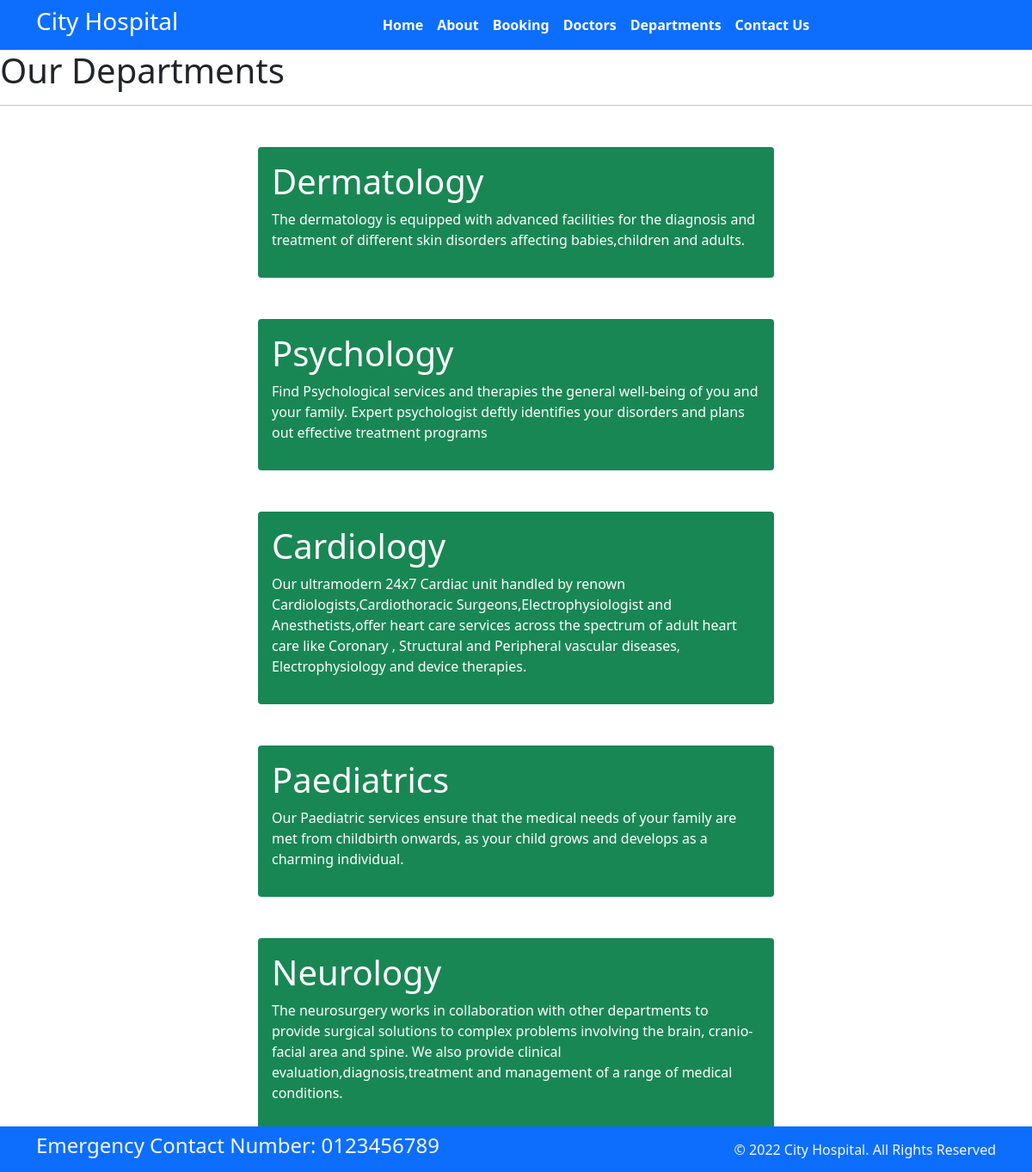
Page /department/ on the committed database.
### home/models.py (models this page shows, shortened)
class Departments (models.Model):
    dep_name = models.CharField(max_length=100)
    dep_description = models.TextField()

### home/views.py (the view)
# urls.py: path('department/',views.department,name='department'),
def department(request):
    dict_dept = {
        'dept': Departments.objects.all()
    }
    return render(request,'department.html',dict_dept)

### templates/department.html (shortened to what this page needs)
{% extends 'base.html' %}
{% block content %}
<h1 class="text-centre"> Our Departments </h1>
<hr>
{% for d in dept %}
<div class="mx-auto w-50 bg-success text-centre text-white p-3 my-5 border-warning rounded">
    <h1>{{ d.dep_name }}</h1>
    <p>{{ d.dep_description }}</p>
</div>
{% endfor %}
{% endblock %}

### rows in the picture
Departments: dep_name "Dermatology", dep_description "The dermatology is equipped with advanced facilities for the diagnosis and treatment of different skin disorders affecting babies,children and adults."
Departments: dep_name "Psychology", dep_description "Find Psychological services and therapies the general well-being of you and your family. Expert psychologist deftly identifies your disorders and plans out effective treatment programs"
Departments: dep_name "Cardiology", dep_description "Our ultramodern 24x7 Cardiac unit handled by renown Cardiologists,Cardiothoracic Surgeons,Electrophysiologist and Anesthetists,offer heart care services across the spectrum of adult heart care like Coronary , Structural and Peripheral vascular diseases, Electrophysiology and device therapies."
Departments: dep_name "Paediatrics", dep_description "Our Paediatric services ensure that the medical needs of your family are met from childbirth onwards, as your child grows and develops as a charming individual."
Departments: dep_name "Neurology", dep_description "The neurosurgery works in collaboration with other departments to provide surgical solutions to complex problems involving the brain, cranio-facial area and spine. We also provide clinical evaluation,diagnosis,treatment and management of a range of medical conditions."
